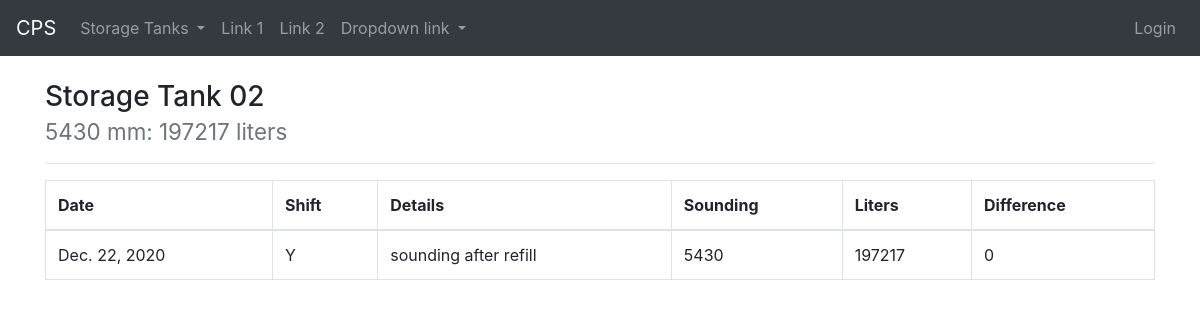
The page /storagetank/2/ on the database its author committed.
### cps/models.py (models this page shows)
class StorageTankRecord(models.Model):
    class Meta:
        db_table = 'tblStorageTankRecords'
    record_date = models.DateField()
    record_time = models.TimeField()
    shift = models.CharField(max_length=1)
    storage_tank = models.ForeignKey(
        'StorageTank',
        on_delete=models.CASCADE
    )
    details = models.CharField(max_length=255)
    sounding = models.IntegerField()
    liters = models.IntegerField()
    diff = models.IntegerField()

### cps/views/storagetank.py (the view)
# urls.py: path('storagetank/<int:id>/', views.storagetank.view, name='cps.storagetanks.view'),
def view(request, id):
    records = StorageTankRecord.objects.filter(storage_tank=id)\
        .order_by('record_date', 'record_time')
    no = '{:02d}'.format(StorageTank.objects.get(pk=id).no)
    context = {
        "last_record": records[len(records) - 1],
        "records": records,
        "no": no
    }
    return render(request, 'storagetank/view.html', context)

### cps/templates/storagetank/view.html (shortened to what this page needs)
{% extends "_base.html" %}
{% block content %}
<h3>Storage Tank {{ no }}
    <br>
    <small class="text-muted">
        {{ last_record.sounding }} mm: {{ last_record.liters }} liters
    </small>
</h3>
<hr>
<table class="table table-bordered table-hover">
    <thead>
        <tr>
            <th scope="col">Date</th>
            <th scope="col">Shift</th>
            <th scope="col">Details</th>
            <th scope="col">Sounding</th>
            <th scope="col">Liters</th>
            <th scope="col">Difference</th>
        </tr>
    </thead>
    <tbody>
        {% for record in records %}
            <tr>
                <td>{{ record.record_date }}</td>
                <td>{{ record.shift }}</td>
                <td>{{ record.details }}</td>
                <td>{{ record.sounding }}</td>
                <td>{{ record.liters }}</td>
                <td>{{ record.diff }}</td>
            </tr>
        {% endfor %}
    </tbody>
</table>
{% endblock %}

### public/custom-styles.css (style rules this page uses)
hr { margin-top: 5px; margin-bottom: 5px }

### rows shown on the page
StorageTankRecord: sounding "5430", liters "197217", record_date "Dec. 22, 2020", shift "Y", details "sounding after refill", diff "0"

### other values the page prints
{{ no }} "02"
